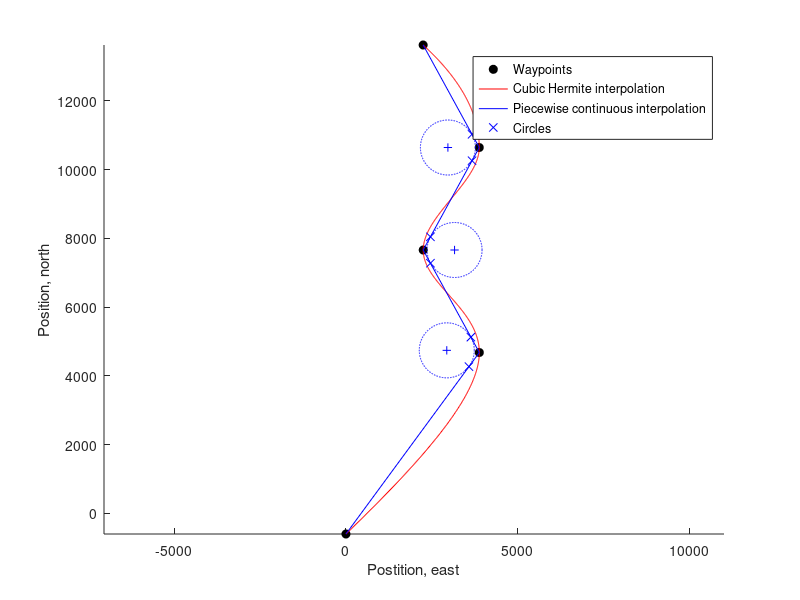

This chart was generated by the following MATLAB code:

clc;
clear all;

waypoints = load('WP');
waypoints = waypoints.WP;
waypoints = waypoints([2 1], :);    % Swap so we use E, N for all of script
                                    % Easier when used to x,y

waypoints_E = waypoints(1, :)';
waypoints_N = waypoints(2, :)';
N = length(waypoints_N);

% When to be at the different waypoints(not important except for generation step

waypoint_timestep = 20;
waypoint_times    = 0:waypoint_timestep:(waypoint_timestep * (N - 1));

% Vectors from waypoint n to waypoint n + 1

waypoint_lines    = nan(2, N - 1);
N_lines = length(waypoint_lines);

for i = 1:(N - 1)
   waypoint_lines(1, i) = waypoints_E(i + 1) - waypoints_E(i);
   waypoint_lines(2, i) = waypoints_N(i + 1) - waypoints_N(i);
end

%% Waypoints

figure(1);
clf();
hold on;

legend_labels = {};

plot(waypoints_E, waypoints_N, 'ko', 'MarkerFaceColor', 'k');
legend_labels = {legend_labels{:} 'Waypoints'};

%% Continuous interpolation

time = 0:0.1:max(waypoint_times);

path_E = pchip(waypoint_times, waypoints_E, time);
path_N = pchip(waypoint_times, waypoints_N, time);

plot(path_E, path_N, 'r');
legend_labels = {legend_labels{:} 'Cubic Hermite interpolation'};

%% Piecewise continuous interpolation

plot(waypoints_E, waypoints_N, 'b');
legend_labels = {legend_labels{:} 'Piecewise continuous interpolation'};

%% Circles and straight lines

for i = 1:(N_lines - 1)
    
    % Calculate angle between lines
    
    line_1 = waypoint_lines(:, i);
    line_2 = waypoint_lines(:, i + 1);
    
    dot_product = -line_1' * line_2;
    norms = norm(line_1) * norm(line_2);
    
    alpha = (1 / 2) * (acos(dot_product / norms));
    
    % Turning radius and start-to-turn distance to point
    
    R_ = 800;
    R  = R_ / tan(alpha);
    
    % Find tangent points on either line
    
    k_1 = -R / norm(line_1);
    k_2 =  R / norm(line_2);
    
    tangent_point_1 = waypoints(:, i + 1) + (line_1 * k_1);
    tangent_point_2 = waypoints(:, i + 1) + (line_2 * k_2);
    
    plot(tangent_point_1(1), tangent_point_1(2), 'bx');
    plot(tangent_point_2(1), tangent_point_2(2), 'bx');
    
    % Find normal vector to both tangents
    
    normal_1 = [-line_1(2) line_1(1)] / norm(line_1);
    normal_2 = [-line_2(2) line_2(1)] / norm(line_2);
    
    % Find equation for the lines of the normal vectors
    
    a = normal_1(2) / normal_1(1);
    b = -a * tangent_point_1(1) + tangent_point_1(2);
    
    c = normal_2(2) / normal_2(1);
    d = -c * tangent_point_2(1) + tangent_point_2(2);
    
    % Where lines cross is the center of the circle
    
    cross_E = (b - d) / (c - a);
    cross_N = a * cross_E + b;
    
    plot(cross_E, cross_N, 'b+');
    
    % Draw circle
    
    theta = linspace(0, 2 * pi, 1000);
    
    circle_E = cross_E + R_ * cos(theta);
    circle_N = cross_N + R_ * sin(theta);
    
    plot(circle_E, circle_N, 'b--');
end

legend_labels = {legend_labels{:} 'Circles'};

%% Figure properties

legend(legend_labels);

ylabel('Position, north');
xlabel('Postition, east');

axis equal;
